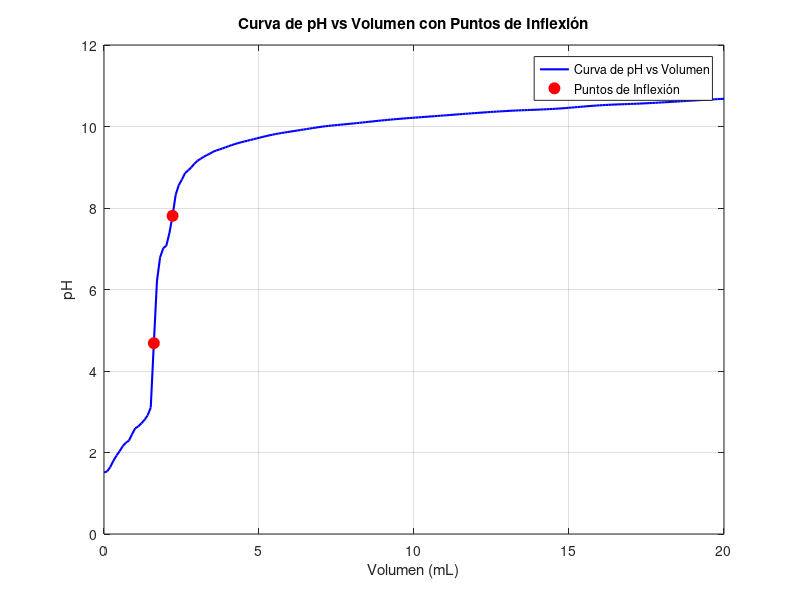

This chart was generated by the following MATLAB code: (Note: this script raises an error after producing the figure.)
% Datos de volumen y pH
volumen = [0, 0.1120, 0.1720, 0.2280, 0.2720, 0.3200, 0.3840, 0.4360, 0.5020, 0.5780, ...
           0.6680, 0.7640, 0.8760, 0.9240, 0.9620, 1.0140, 1.1260, 1.2340, 1.3280, 1.4200, ...
           1.5820, 1.6380, 1.7100, 1.7700, 1.8040, 1.8380, 1.8600, 1.8940, 1.9220, ...
           1.9500, 2.0160, 2.0460, 2.0700, 2.1060, 2.1420, 2.2160, 2.2520, 2.2880, 2.3260, ...
           2.3580, 2.4260, 2.4660, 2.4920, 2.6020, 2.7300, 2.8500, 2.9840, 3.1220, 3.2440, ...
           3.3820, 3.5180, 3.6580, 3.7780, 3.9940, 4.2240, 4.4620, 4.6740, 5.1480, 5.5740, ...
           6.0560, 6.5540, 7.0780, 7.8460, 9.1100, 10.4240, 11.8020, 13.2260, 14.6600, 15.9920, ...
           17.1900, 18.4240, 20.0000];

ph = [1.51, 1.55, 1.62, 1.67, 1.75, 1.82, 1.90, 1.96, 2.03, 2.13, ...
      2.20, 2.29, 2.36, 2.50, 2.55, 2.60, 2.65, 2.74, 2.82, 2.92, ...
      4.06, 5.38, 6.22, 6.67, 6.80, 6.73, 6.91, 7.00, 7.03, ...
      7.08, 7.10, 7.26, 7.21, 7.37, 7.43, 7.84, 8.05, 8.24, 8.35, ...
      8.37, 8.61, 8.67, 8.68, 8.84, 8.93, 9.03, 9.14, 9.21, 9.27, ...
      9.32, 9.38, 9.42, 9.45, 9.51, 9.57, 9.62, 9.66, 9.75, 9.82, ...
      9.88, 9.94, 10.00, 10.06, 10.16, 10.24, 10.32, 10.39, 10.44, 10.52, ...
      10.56, 10.61, 10.68];

% Interpolación cúbica (spline) para suavizar la curva
vol_interp = linspace(min(volumen), max(volumen), 200); % Volumen interpolado
ph_interp = interp1(volumen, ph, vol_interp, 'spline'); % pH interpolado

% Calcular la primera derivada (dpH/dV) de la curva interpolada
dpH_dV = gradient(ph_interp, vol_interp);

% Calcular la segunda derivada (d²pH/dV²) de la curva interpolada
d2pH_dV2 = gradient(dpH_dV, vol_interp);

% Identificar los puntos de inflexión (donde la segunda derivada cruza por cero)
cruce_cero_idx = find(diff(sign(d2pH_dV2)) ~= 0); % Índices donde cruza por cero
cruce_cero_vol = vol_interp(cruce_cero_idx); % Volumen en los puntos de inflexión
cruce_cero_ph = ph_interp(cruce_cero_idx); % pH en los puntos de inflexión

% Seleccionar los dos puntos máximos en la primera derivada
[~, idx_max1] = max(dpH_dV); % Primer punto máximo
dpH_dV_temp = dpH_dV;
dpH_dV_temp(idx_max1) = -Inf; % Excluir el primer máximo para encontrar el segundo
[~, idx_max2] = max(dpH_dV_temp); % Segundo punto máximo

% Asegurarse de que el segundo punto máximo esté alrededor de 2.2 mL
% Buscar el máximo en la región cercana a 2.2 mL
region_2_2 = (vol_interp >= 2.0) & (vol_interp <= 2.4); % Región alrededor de 2.2 mL
[~, idx_max2] = max(dpH_dV(region_2_2)); % Segundo punto máximo en la región
idx_max2 = find(region_2_2, 1) + idx_max2 - 1; % Ajustar el índice

% Puntos máximos en la primera derivada
puntos_maximos_vol = [vol_interp(idx_max1), vol_interp(idx_max2)];
puntos_maximos_ph = [ph_interp(idx_max1), ph_interp(idx_max2)];

% Graficar la curva de pH vs volumen
figure;
plot(vol_interp, ph_interp, 'b-', 'LineWidth', 1.5, 'DisplayName', 'Curva de pH vs Volumen');
hold on;

% Resaltar los puntos de inflexión en la curva de pH vs volumen
plot(puntos_maximos_vol, puntos_maximos_ph, 'ro', 'MarkerSize', 8, 'MarkerFaceColor', 'r', 'DisplayName', 'Puntos de Inflexión');

% Personalización de la gráfica
xlabel('Volumen (mL)');
ylabel('pH');
title('Curva de pH vs Volumen con Puntos de Inflexión');
legend;
grid on;
hold off;

% Mostrar los puntos de inflexión en la consola
disp('Los puntos de inflexión son:');
disp(table(puntos_maximos_vol', puntos_maximos_ph', 'VariableNames', {'Volumen', 'pH'}));
